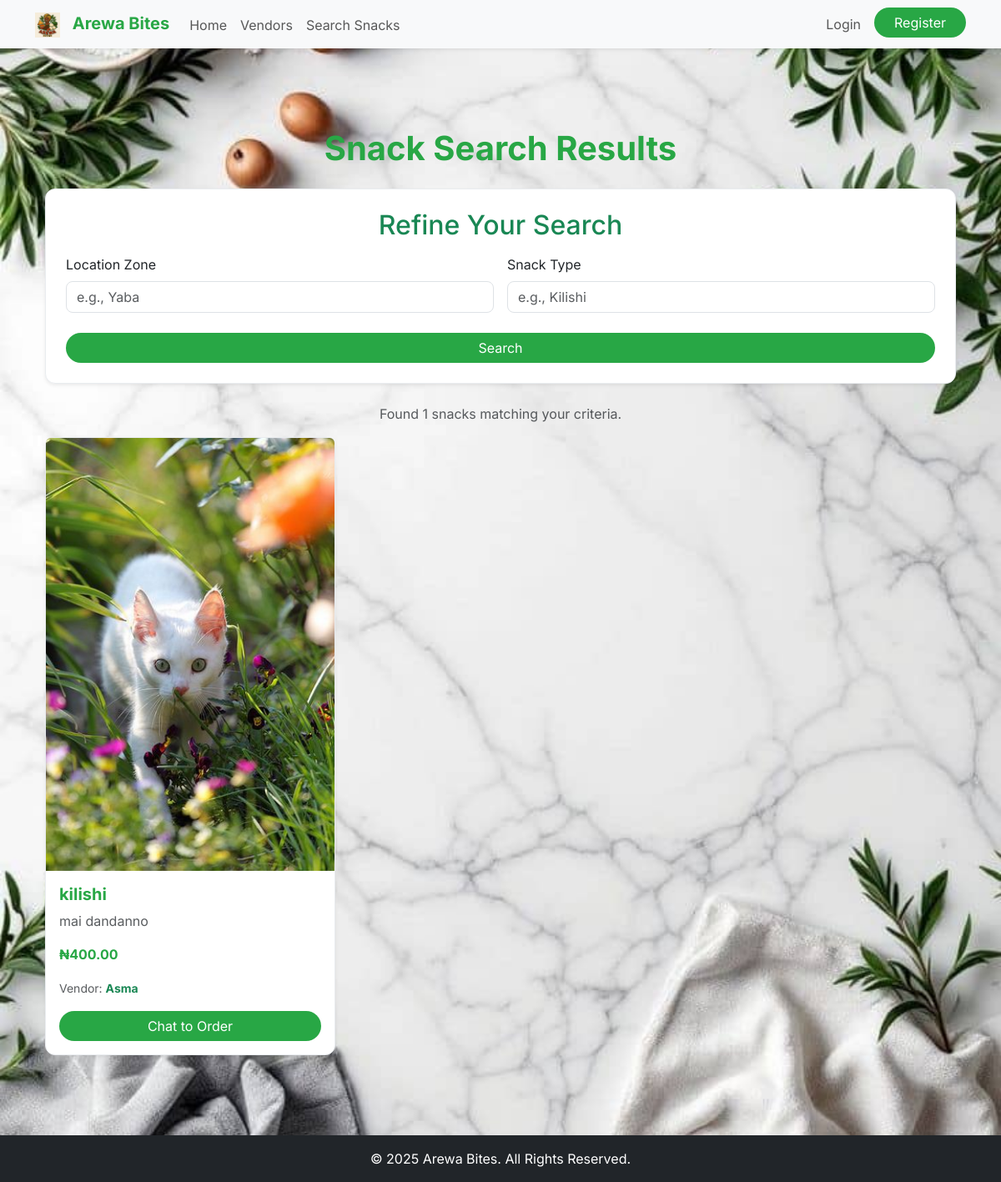
Before: /search with the older database file.
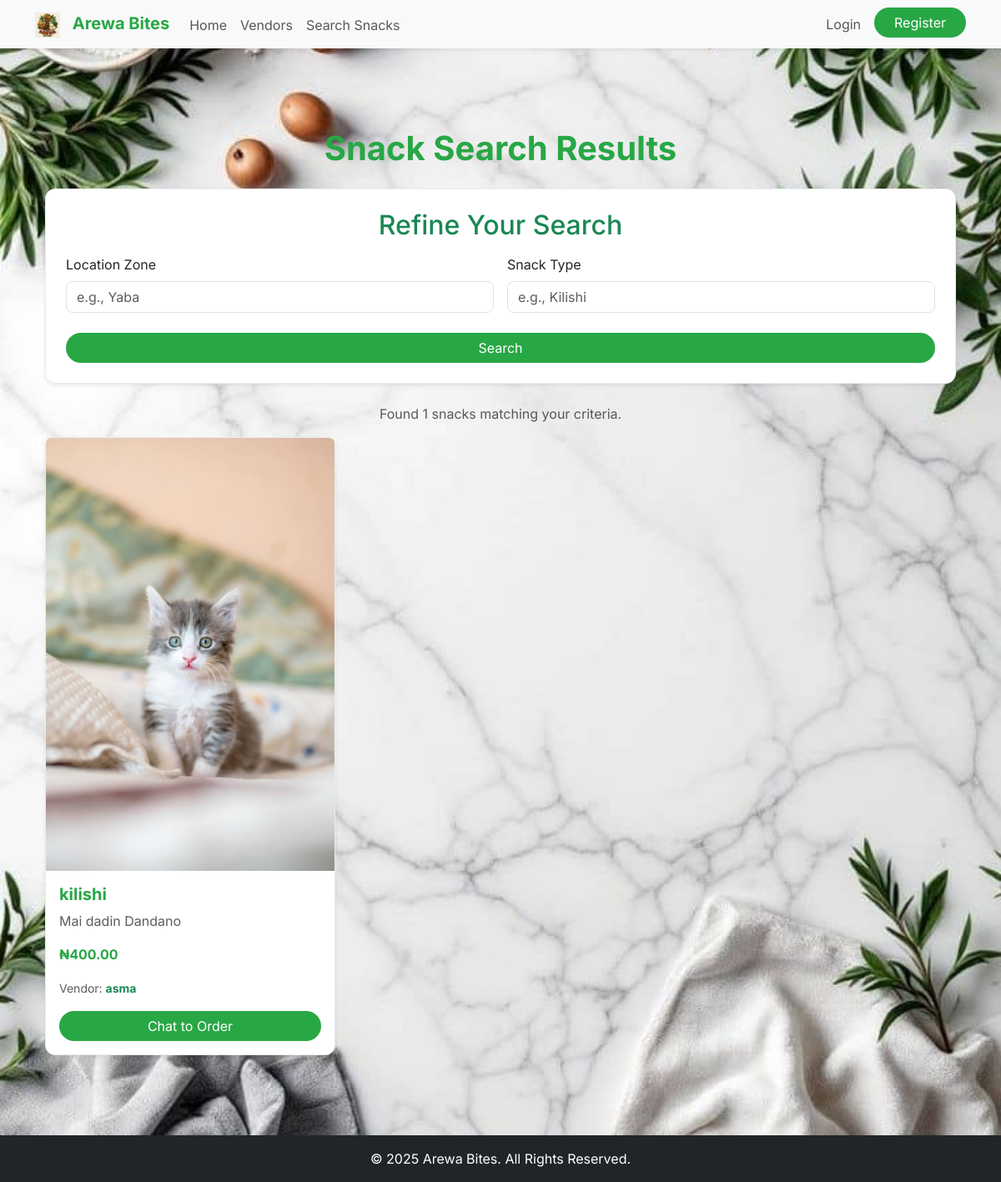
After: the same page with the newer database file.
### app/models.py (models this page shows, shortened)
class Snack(db.Model):
    id = db.Column(db.Integer, primary_key=True)
    name = db.Column(db.String(100), nullable=False)
    description = db.Column(db.Text, nullable=False)
    price = db.Column(db.Float, nullable=False)
    media_url = db.Column(db.String(200), nullable=False)
    media_type = db.Column(db.String(10), nullable=False)
    date_posted = db.Column(db.DateTime, nullable=False, default=datetime.utcnow)
    vendor_id = db.Column(db.Integer, db.ForeignKey('vendor.id'), nullable=False)
    reviews = db.relationship('Review', backref='snack', lazy=True, cascade="all, delete-orphan")

class Vendor(db.Model, UserMixin):
    id = db.Column(db.Integer, primary_key=True)
    business_name = db.Column(db.String(100), unique=True, nullable=False)
    contact_name = db.Column(db.String(100), nullable=False)
    whatsapp_number = db.Column(db.String(20), unique=True, nullable=False)
    location_zone = db.Column(db.String(100), nullable=False)
    state = db.Column(db.String(100), nullable=False)
    email = db.Column(db.String(120), unique=True, nullable=False)
    password = db.Column(db.String(200), nullable=False)
    logo_url = db.Column(db.String(200), nullable=False, default='logos/default.png')
    is_admin = db.Column(db.Boolean, default=False)
    is_verified = db.Column(db.Boolean, default=False)
    referral_code = db.Column(db.String(10), unique=True, nullable=False)
    referred_by = db.Column(db.Integer, db.ForeignKey('vendor.id'))
    snacks = db.relationship('Snack', backref='vendor', lazy=True, cascade="all, delete-orphan")
    referrals = db.relationship('Vendor', backref=db.backref('referrer', remote_side=[id]), lazy=True)

### app/routes.py (the view)
@main.route("/search", methods=['GET'])
def search_snacks():
    search_form = SearchForm(request.args)
    results = []
    location_zone = search_form.location_zone.data
    snack_type = search_form.snack_type.data
    if search_form.validate():
        query = db.session.query(Snack).join(Vendor).filter(
            Snack.date_posted > datetime.utcnow() - timedelta(days=1)
        )
        if location_zone:
            query = query.filter(Vendor.location_zone.ilike(f'%{location_zone}%'))
        if snack_type:
            query = query.filter(Snack.name.ilike(f'%{snack_type}%'))
        results = query.order_by(Snack.date_posted.desc()).all()
    return render_template('search_results.html', search_form=search_form, results=results)

### app/forms.py
class SearchForm(FlaskForm):
    location_zone = StringField('Location Zone', validators=[Length(max=100)])
    snack_type = StringField('Snack Type', validators=[Length(max=100)])
    submit = SubmitField('Search')

### app/__init__.py (called while the page is built)
def create_app(config_class=Config):
    app = Flask(__name__)
    app.config.from_object(config_class)
    db.init_app(app)
    bcrypt.init_app(app)
    login_manager.init_app(app)
    csrf.init_app(app)
    migrate.init_app(app, db)
    socketio.init_app(app)
    @app.context_processor
    def inject_globals():
        current_vendor = None
        if 'vendor_id' in session:
            from app.models import Vendor
            current_vendor = db.session.get(Vendor, session.get('vendor_id'))
        return {
            'now': datetime.utcnow(),
            'current_vendor': current_vendor
        }
    from app.routes import main
    app.register_blueprint(main)
    return app

### app/templates/search_results.html (shortened to what this page needs)
{% extends "base.html" %}
{% block content %}
<div class="container my-5">
    <h1 class="text-center arewa-text-green mb-4 fw-bold">Snack Search Results</h1>
    <div class="card p-4 mb-4 arewa-card shadow-sm">
        <h2 class="card-title text-success text-center mb-3">Refine Your Search</h2>
        <form method="GET" action="{{ url_for('main.search_snacks') }}">
            <div class="row g-3">
                <div class="col-md-6">
                    <label for="location_zone" class="form-label">Location Zone</label>
                    <input type="text" class="form-control" id="location_zone" name="location_zone" value="{{ request.args.get('location_zone', '') }}" placeholder="e.g., Yaba">
                </div>
                <div class="col-md-6">
                    <label for="snack_type" class="form-label">Snack Type</label>
                    <input type="text" class="form-control" id="snack_type" name="snack_type" value="{{ request.args.get('snack_type', '') }}" placeholder="e.g., Kilishi">
                </div>
            </div>
            <button type="submit" class="btn btn-arewa-primary w-100 mt-4 rounded-pill">Search</button>
        </form>
    </div>
    {% if results %}
        <p class="text-center text-muted">Found {{ results|length }} snacks matching your criteria.</p>
        <div class="row g-4">
            {% for snack in results %}
                <div class="col-md-4">
                    <div class="card h-100 shadow-sm arewa-card">
                        {% if snack.media_type == 'video' %}
                            <video src="{{ url_for('static', filename=snack.media_url) }}" class="card-img-top rounded-top" controls></video>
                        {% else %}
                            <img src="{{ url_for('static', filename=snack.media_url) }}" class="card-img-top rounded-top" alt="{{ snack.name }}">
                        {% endif %}
                        <div class="card-body d-flex flex-column">
                            <h5 class="card-title arewa-text-green fw-bold">{{ snack.name }}</h5>
                            <p class="card-text text-muted flex-grow-1">{{ snack.description }}</p>
                            <p class="fw-bold arewa-text-green">₦{{ "%.2f"|format(snack.price) }}</p>
                            <p class="card-text"><small class="text-muted">Vendor: <a href="{{ url_for('main.vendor_profile', vendor_id=snack.vendor.id) }}" class="text-success text-decoration-none fw-bold">{{ snack.vendor.business_name }}</a></small></p>
                            <a href="https://wa.me/{{ snack.vendor.whatsapp_number }}" target="_blank" class="btn btn-arewa-primary w-100 rounded-pill mt-auto">Chat to Order</a>
                        </div>
                    </div>
                </div>
            {% endfor %}
        </div>
    {% else %}
        <p class="text-center text-muted">No snacks found matching your search criteria. Try a different search! 🔍</p>
    {% endif %}
</div>
{% endblock %}

### app/templates/base.html (shortened to what this page needs)
<!DOCTYPE html>
<html lang="en">
<head>
    <link rel="stylesheet" href="{{ url_for('static', filename='css/bootstrap.min.css') }}">
    <link rel="stylesheet" href="https://cdnjs.cloudflare.com/ajax/libs/font-awesome/6.4.0/css/all.min.css" />
    <link rel="stylesheet" href="{{ url_for('static', filename='css/style.css') }}">
</head>
<body class="bg-light d-flex flex-column min-vh-100">
    <nav class="navbar navbar-expand-lg bg-light shadow-sm">
        <div class="container">
            <a class="navbar-brand fw-bold" href="{{ url_for('main.home') }}">
                <img src="{{ url_for('static', filename='logos/arewa_logo.png') }}" alt="Arewa Bites Logo" style="height: 30px; margin-right: 10px;"> <span class="arewa-text-green">Arewa Bites</span>
            </a>
            <div class="collapse navbar-collapse" id="navbarNav">
                <ul class="navbar-nav me-auto mb-2 mb-lg-0">
                    <li class="nav-item">
                        <a class="nav-link nav-link-item" href="{{ url_for('main.home') }}">Home</a>
                    </li>
                    <li class="nav-item">
                        <a class="nav-link nav-link-item" href="{{ url_for('main.list_vendors') }}">Vendors</a>
                    </li>
                    <li class="nav-item">
                        <a class="nav-link nav-link-item" href="{{ url_for('main.search_snacks') }}">Search Snacks</a>
                    </li>
                </ul>
                <ul class="navbar-nav">
                    {% if current_vendor %}
                        <li class="nav-item dropdown">
                            <a class="nav-link dropdown-toggle" href="#" id="navbarDropdown" role="button" data-bs-toggle="dropdown" aria-expanded="false">
                                <img src="{{ url_for('static', filename=current_vendor.logo_url) }}" class="rounded-circle me-1" alt="Logo" style="width: 28px; height: 28px; object-fit: cover;">
                                {{ current_vendor.business_name }}
                            </a>
                            <ul class="dropdown-menu dropdown-menu-end" aria-labelledby="navbarDropdown">
                                {% if current_vendor.is_admin %}
                                    <li><a class="dropdown-item" href="{{ url_for('main.admin_dashboard') }}">Admin Dashboard</a></li>
                                {% else %}
                                    <li><a class="dropdown-item" href="{{ url_for('main.vendor_dashboard') }}">My Profile</a></li>
                                {% endif %}
                                <li><a class="dropdown-item" href="{{ url_for('main.edit_profile' ) }}">Edit Profile</a></li>
                                <li><hr class="dropdown-divider"></li>
                                <li><a class="dropdown-item" href="{{ url_for('main.logout') }}">Logout</a></li>
                            </ul>
                        </li>
                    {% else %}
                        <li class="nav-item">
                            <a class="nav-link" href="{{ url_for('main.login') }}">Login</a>
                        </li>
                        <li class="nav-item">
                            <a class="btn btn-arewa-primary rounded-pill ms-2" href="{{ url_for('main.register_vendor') }}">Register</a>
                        </li>
                    {% endif %}
                </ul>
            </div>
        </div>
    </nav>
    <main class="container mt-5 flex-grow-1">
        {% block content %}{% endblock %}
    </main>
    <footer class="mt-5 py-3 bg-dark text-white text-center">
        <div class="container">
            <p class="mb-0">&copy; {{ now.year }} Arewa Bites. All Rights Reserved.</p>
        </div>
    </footer>
</body>
</html>

### app/static/css/style.css (style rules this page uses)
body { background-color: #F8F9FA; background-image: url("../images/traditional_food_pattern.png"); background-repeat: no-repeat; background-position: center center; background-size: cover; background-attachment: fixed; color: #343A40; font-family: 'Inter', sans-serif; font-size: 1rem; line-height: 1.5; }
.arewa-text-green { color: #28A745 !important; }
.arewa-card { background-color: #FFFFFF; border: 1px solid #E9ECEF; border-radius: 12px; box-shadow: 0 8px 16px rgba(40, 167, 69, 0.15); }
.form-control, .btn, .badge { border-radius: 8px; }
.btn-arewa-primary { background-color: #28A745; color: white; border: none; }
.nav-link-item { position: relative; padding-bottom: 5px; transition: color 0.3s ease-in-out; }
.nav-link-item::after { content: ''; position: absolute; width: 0; height: 2px; bottom: 0; left: 0; background-color: #28A745; transition: width 0.3s ease-in-out; }
h1.arewa-text-green { font-weight: bold; }
.rounded-pill { padding-left: 1.5rem; padding-right: 1.5rem; }
.navbar-brand img { height: 30px; margin-right: 10px; }

Changed rows visible on the page:
changed Snack "kilishi": media_url: a different picture; description "mai dandanno" → "Mai dadin Dandano"; vendor.business_name "Asma" → "asma"
